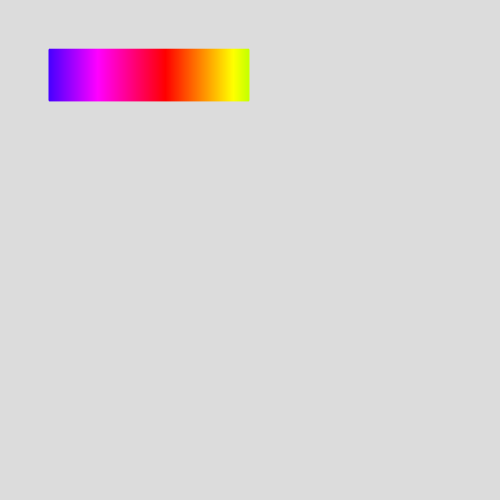
Frame 1 (no input)
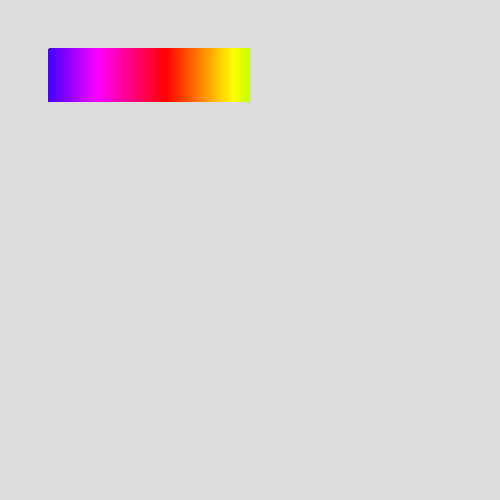
Frame 60 (no input)
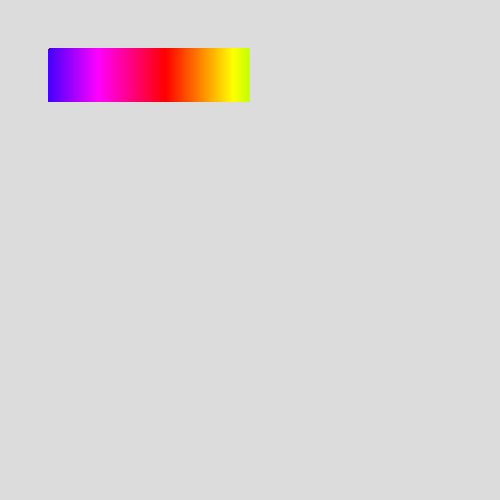
Frame 120 (the mouse pressed at the canvas centre since frame 60)

The p5.js sketch that drew these frames (run headless with seeded random() and noise() and a simulated clock; from frame 60 on, the mouse is pressed at the canvas centre):

// p5.js sketch
// ── sketch.js
// Establish colour variables
let startCol, tarCol;
let startx, starty;
let divisions;

function setup() {
    createCanvas(500, 500);
    background(220);

    colorMode(HSB);
    startCol = color(random(360), 100, 100);
    tarCol = color(random(360), 100, 100);
    startx = 50;
    starty = 50;
    divisions = 100;
}

function draw() {
    // Loop division number of times
    for (let i = 0; i < divisions; i++) {
        // Gradient
        let gradient = lerpColor(startCol, tarCol, i / divisions);
        let x = lerp(startx, startx + 200, i / divisions);

        // Draw
        stroke(gradient);
        strokeWeight(3);
        // Draw a vertical line from up to down
        line(x, starty, x, starty + 50);
    }
}

// ── sketch2.js
// Establish color variables
let startingColor, targetColor;
const START_X = 50;
const START_Y = 50;
const DIVISIONS = 50;

function setup() {
    createCanvas(500, 500);
    background(220);

    colorMode(HSB);
    startingColor = color(random(360), 75, 80);
    targetColor = color(random(360), 75, 80);
}

function drawPalette(type) {
    // Loop division number of times
    for (let i = 0; i < DIVISIONS; i++) {
        // Gradient
        let gradient = lerpColor(startingColor, targetColor, i / DIVISIONS);
        let x = lerp(START_X, START_X + 200, i / DIVISIONS);

        // Draw
        if (type === 'normal') {
            fill(gradient);
            noStroke();
            rect(x, 0, 25, 25); // Draw a rectangle inside the palette div
        } else if (type === 'analogous') {
            stroke(gradient);
            strokeWeight(10);
            // Draw a vertical line from up to down
            line(x, START_Y, x, START_Y + 50);
        }
    }
}

function draw() {
    background(220);
    drawPalette('normal');
    // drawPalette('analogous');
}
// ── style.css
html {
    font-size: 10px;
    background-color: grey;
}
body {
margin: 2% 15%;
font-size: 1.6rem;
font-family: Arial, Helvetica, sans-serif;
}
canvas {
vertical-align: top;
margin: 1rem 1rem;
/* border: 2px double black; */
}
/* 
.palette{
    position: absolute;
    top: 50px;
    left: 50px;
    width: 200px;
    height: 50px;
    background-color: white;
    border: 2px solid black;
} */
